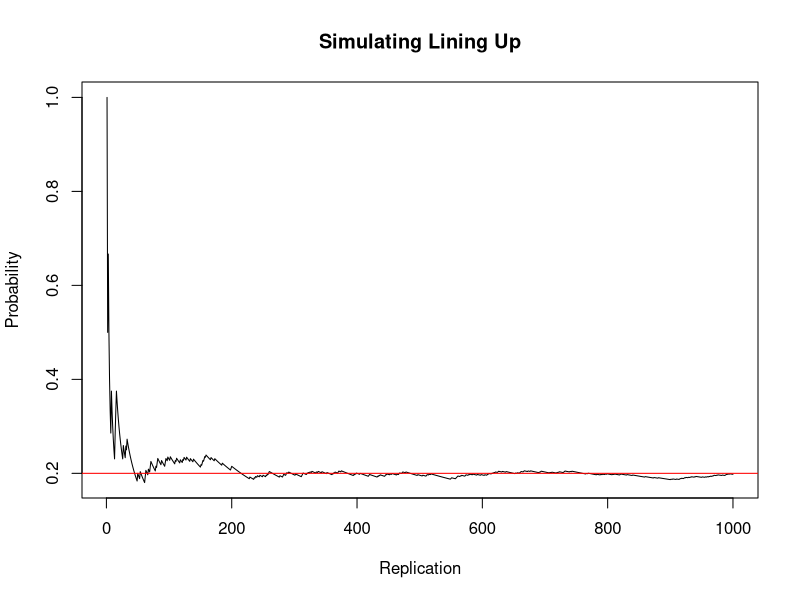

Write R code to recreate this figure.
## ---- chunk 1
LETTERS[1:10]
## ---- chunk 2
set.seed(100)
sim_line <- function() {
  line <- sample(LETTERS[1:10])
  pos_a <- which(line == "A")
  pos_b <- which(line == "B")
  abs(pos_a - pos_b) == 1
}

r <- replicate(10^3, sim_line())
running <- cumsum(r) / seq_along(r)

plot(seq_along(r), running, type = "l", main = "Simulating Lining Up",
     xlab = "Replication", ylab = "Probability")
p <- 1/5
abline(p, 0, col="red")
